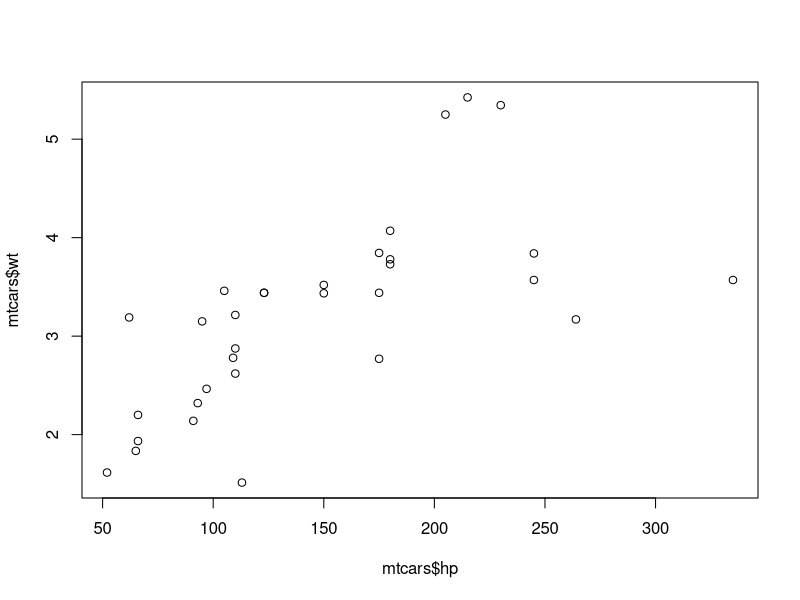

Reproduce this figure in R.
## ---- chunk 1
knitr::opts_chunk$set(echo = TRUE)
## ---- chunk 2
class(DNase)
dim(DNase) # the first being the number of rows, the second being the number of columns
names(DNase)
head(DNase)
## ---- chunk 3
mtcars$hp
## ---- chunk 4
plot(x = mtcars$hp, y = mtcars$wt)
## ---- chunk 5
matrix.mtcars <- as.matrix(mtcars)
## ---- chunk 6
library(RColorBrewer)
## ---- chunk 7
matrix.mtcars = as.matrix(mtcars)
